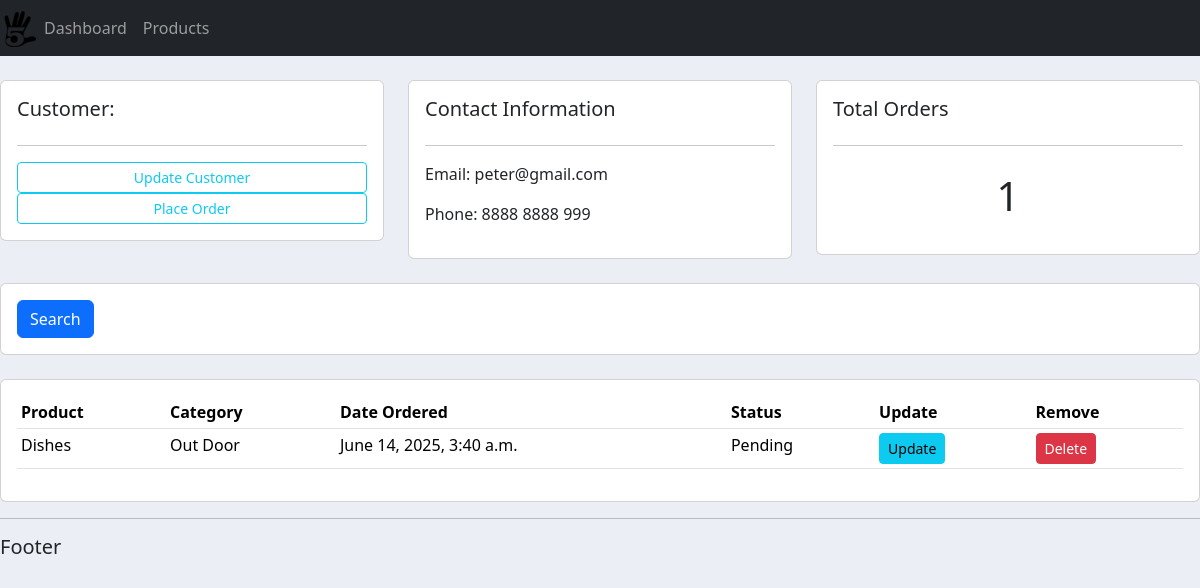
The app's page /customer/2/ with its own data.
### accounts/models.py (models this page shows, shortened)
class Customer(models.Model):
    name = models.CharField(max_length=200, null=True)
    phone = models.CharField(max_length=200, null=True)
    email = models.CharField(max_length=200, null=True)
    date_created = models.DateTimeField(auto_now_add=True, null=True)

class Order(models.Model):
    STATUS = (
        ('Pending', 'Pending'),
        ('Out for delivery', 'Out for delivery'),
        ('Delivered', 'Delivered'),
    )
    customer = models.ForeignKey(Customer, null=True, on_delete= models.SET_NULL)
    product = models.ForeignKey(Product, null=True, on_delete= models.SET_NULL)
    date_created = models.DateTimeField(auto_now_add=True, null=True)
    status = models.CharField(max_length=200, null=True, choices=STATUS)

class Product(models.Model):
    CATEGORY = (
        ('Indoor', 'Indoor'),
        ('Out Door', 'Out Door'),
    )
    name = models.CharField(max_length=200, null=True)
    price = models.FloatField(null=True)
    category = models.CharField(max_length=200, null=True, choices=CATEGORY)
    description = models.CharField(max_length=200, null=True, blank=True)
    date_created = models.DateTimeField(auto_now_add=True, null=True)
    tags = models.ManyToManyField(Tag)
    def __str__(self):
        return self.name

### accounts/views.py (the view)
# urls.py: path('customer/<str:pk_test>/', views.customers, name="customer"),
def customers(request, pk_test):
    customer = Customer.objects.get(id=pk_test)
    orders = customer.order_set.all()
    order_count = orders.count()
    context = {'customer': customer, 'orders': orders, 'order_count': order_count}
    return render(request, 'accounts/customer.html', context)

### accounts/templates/accounts/customer.html
{% extends 'accounts/main.html'%}
{% block content %}
    <br>
    <div class="row">
        <div class="col-md">
            <div class="card card-body">
                <h5>Customer:</h5>
                <hr>
                <a href="" class="btn btn-outline-info btn-sm btn-block">
                    Update Customer
                </a>
                <a href="{% url 'create_order' customer.id %}" class="btn btn-outline-info btn-sm btn-block">
                    Place Order
                </a>
            </div>
        </div>
        <div class="col-md">
            <div class="card card-body">
                <h5>Contact Information</h5>
                <hr>
                <p>Email: {{customer.email}} </p>
                <p>Phone: {{customer.phone}}</p>
            </div>
        </div>
        <div class="col-md">
            <div class="card card-body">
                <h5>Total Orders</h5>
                <hr>
                <h1 style="text-align: center; padding: 10px">{{order_count}}</h1>
            </div>
        </div>
    </div>
    <br>
    <div class="row">
        <div class="col">
            <div class="card card-body">
                <form method="get">
                    <button class="btn btn-primary" type="submit">Search</button>
                </form>
            </div>
        </div>
    </div>
    <br>
    <div class="row">
        <div class="col-md">
            <div class="card card-body">
                <table class="table table-sm">
                    <tr>
                        <th>Product</th>
                        <th>Category</th>
                        <th>Date Ordered</th>
                        <th>Status</th>
                        <th>Update</th>
                        <th>Remove</th>
                    </tr>
                    {% for order in orders %}
                    <tr>
                        <td>{{order.product}}</td>
                        <td>{{order.product.category}}</td>
                        <td>{{order.date_created}}</td>
                        <td>{{order.status}}</td>
                        <td><a href="{% url 'update_order' order.id %}" class="btn btn-sm btn-info">Update</a></td>
                        <td><a href="{% url 'delete_order' order.id %}" class="btn btn-sm btn-danger">Delete</a></td>
                    </tr>
                    {% endfor %}
                </table>
            </div>
        </div>
    </div>
{% endblock %}

### static/css/main.css (style rules this page uses)
body { background-color: #ebeff5; }

### records on screen
Customer: email "peter@gmail.com", phone "8888 8888 999"
Order: product "Dishes", product.category "Out Door", date_created "June 14, 2025, 3:40 a.m.", status "Pending"

### other values on screen
{{ order_count }} "1"
